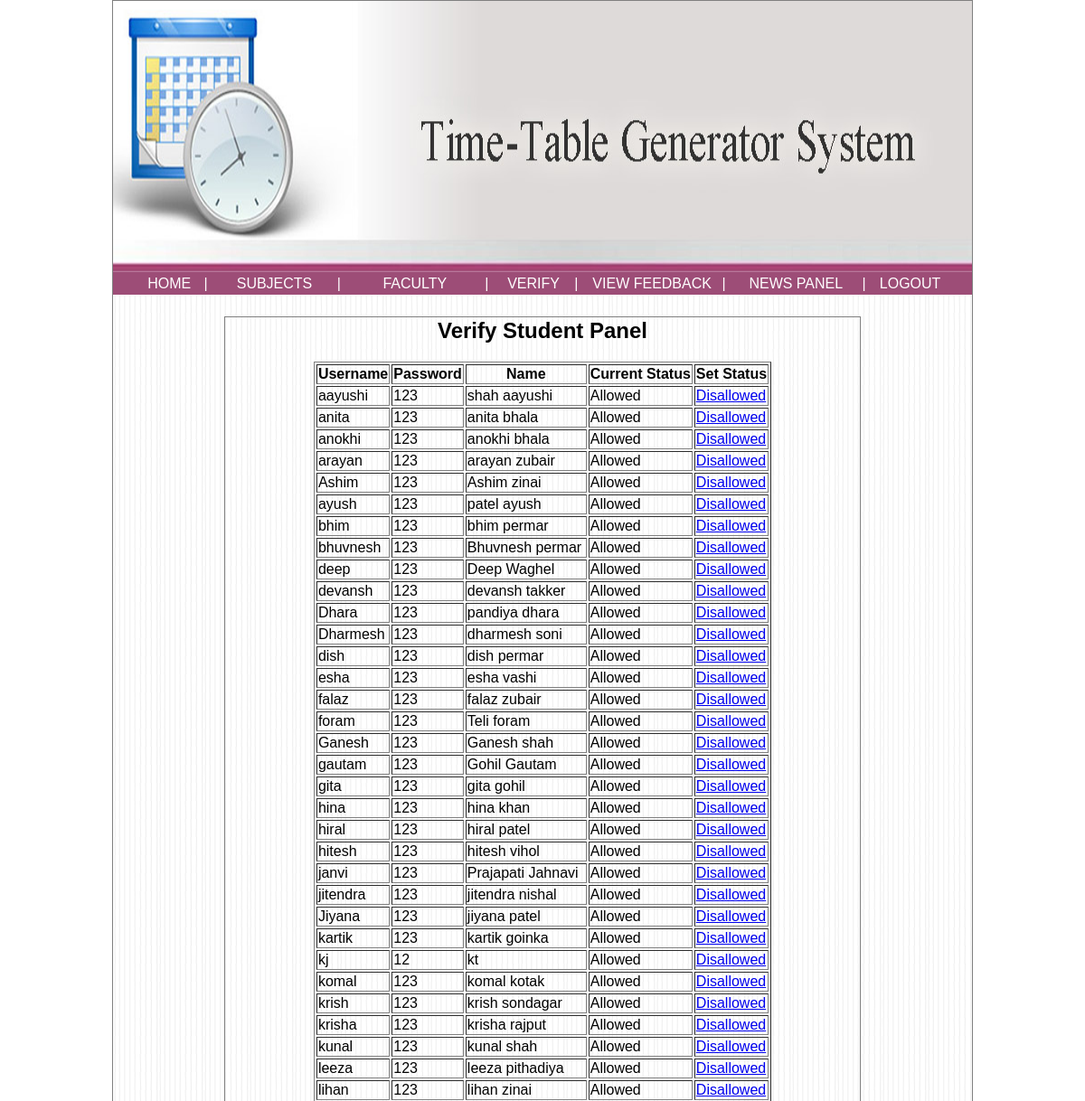
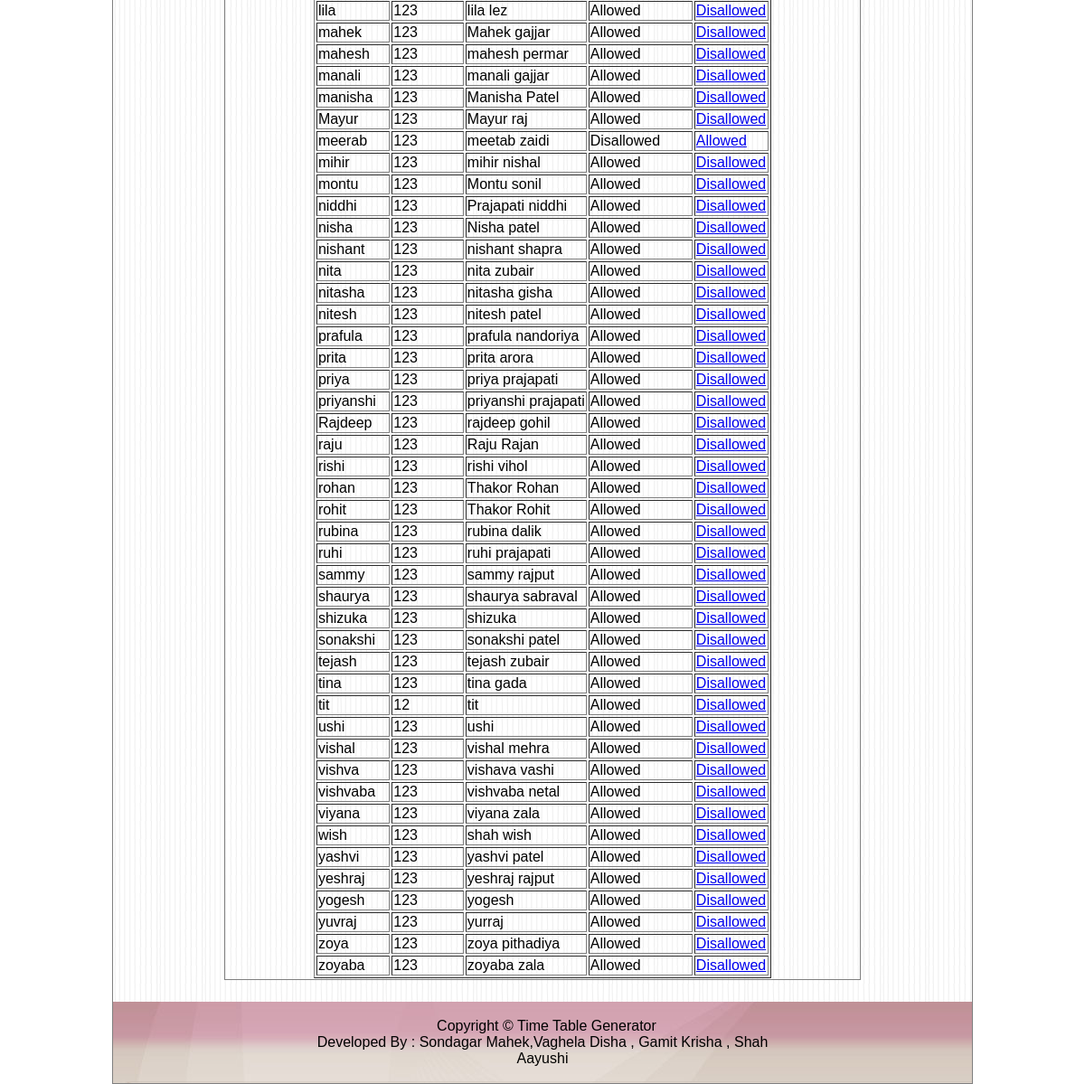
The app's page /admin/verifystudent.php (signed in), older data (2 pictures, top to bottom).
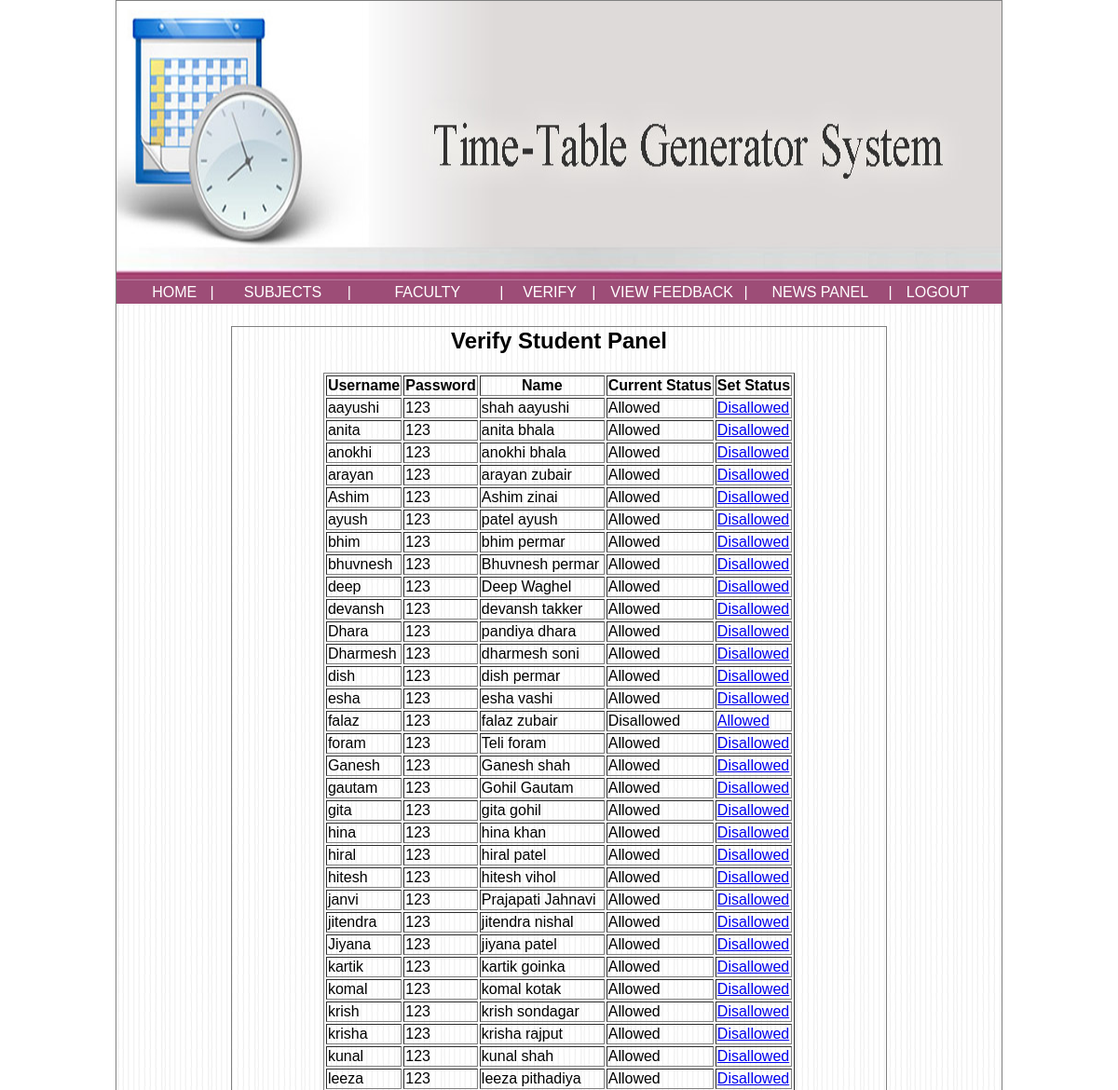
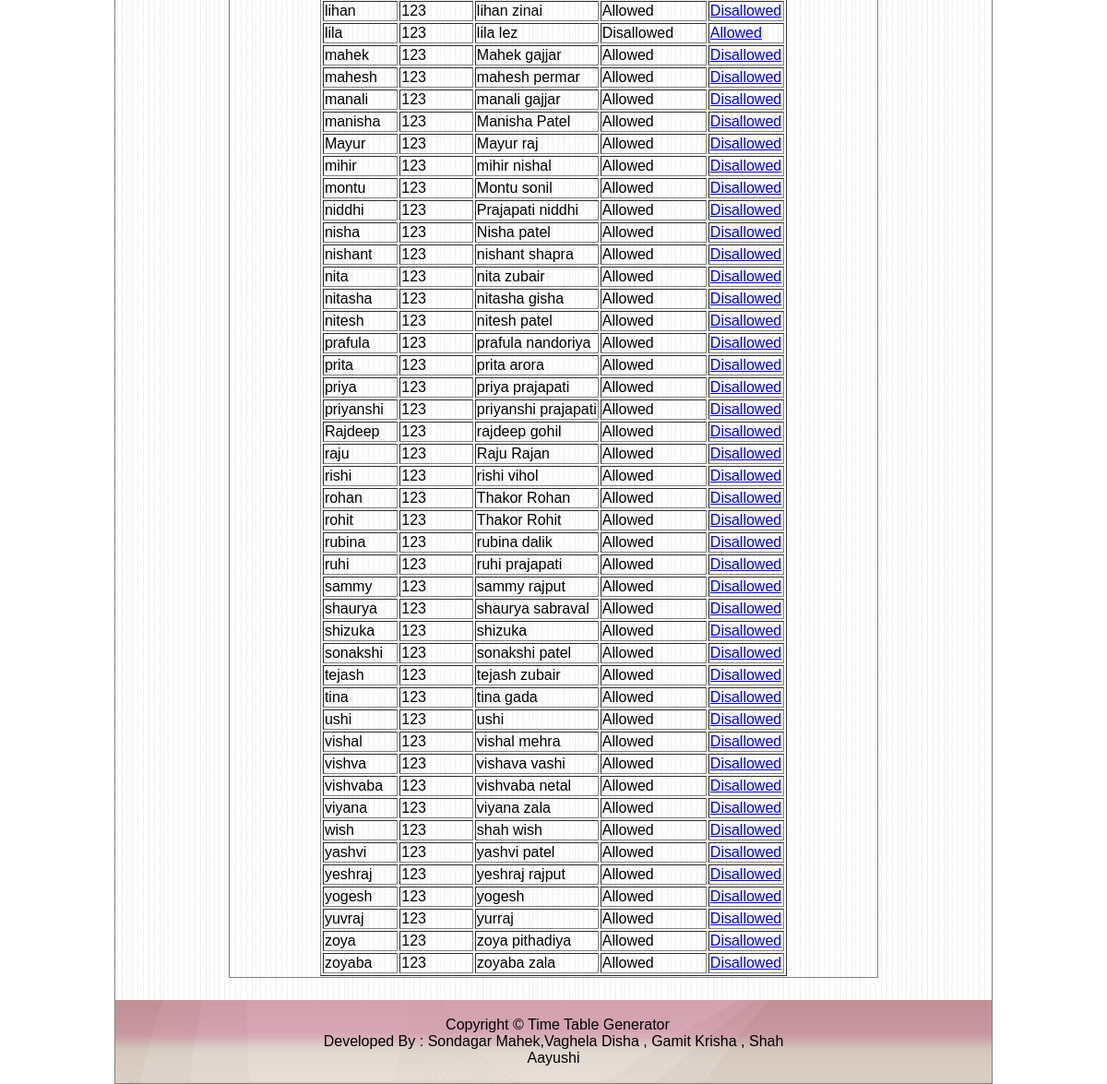
The same page, newer data (2 pictures, top to bottom).
### tables this page shows
CREATE TABLE `reg` (
  `uname` varchar(20) NOT NULL,
  `pass` varchar(12) DEFAULT NULL,
  `cpass` varchar(12) DEFAULT NULL,
  `name` varchar(30) DEFAULT NULL,
  `gender` varchar(6) DEFAULT NULL,
  `mobile` decimal(10,0) DEFAULT NULL,
  `address` varchar(100) DEFAULT NULL,
  `status` varchar(30) DEFAULT NULL,
  `sem` varchar(10) DEFAULT NULL,
  `course` varchar(20) DEFAULT NULL,
  `photo` varchar(200) DEFAULT NULL,
  `division` varchar(5) NOT NULL
);

### admin/verifystudent.php (the view, shortened to what this page needs)
        <div style="width:950px;background-image:url('../images/bg.png');">
<table style="width:950px;">
<tr>
	<td style="width:125px;">&nbsp;</td>
	<td style="width:700px;">&nbsp;</td>
	<td style="width:125px;">&nbsp;</td>
</tr>
<tr>
	<td style="width:125px;">&nbsp;</td>
	<td style="width:700px;border:1px solid gray;">
	<div style="width:700px;">
		<center><h2> Verify Student Panel </h2>
	<?php
	include("../config.php");
	$q = "select * from reg";
	$r = mysqli_query($con,$q);
	$c = mysqli_num_rows($r);
	if($c>0)
	{
		echo "<table border='1'>";
		echo "<tr>";
		echo "<th> Username </th><th> Password </th><th> Name </th><th> Current Status </th><th> Set Status </th>";
		echo "</tr>";
		while($row = mysqli_fetch_array($r))
		{
			echo "<tr>";
			echo "<td>".$row['uname']."</td>";
			echo "<td>".$row['pass']."</td>";
			echo "<td>".$row['name']."</td>";
			echo "<td>".$row['status']."</td>";
			if($row['status'] == "Allowed")
			{
				$str = "Disallowed";
			}
			else
			{
				$str = "Allowed";
			}
			echo "<td><a href='setstatus.php?id=".$row['uname']."&abc=".$str."'>".$str."</a></td>";
			echo "</tr>";
		}
		echo "</table>";
	}
	else
	{
		echo "No Data to Display";
	}
	?>
	</center>
	</div>
	</td>
	<td style="width:125px;">&nbsp;</td>
</tr>
<tr>
	<td style="width:125px;">&nbsp;</td>
	<td style="width:700px;">&nbsp;</td>
	<td style="width:125px;">&nbsp;</td>
</tr>
</table>
        </div>

### style.css (style rules this page uses)
body { font-family:arial; }
.link { display:block;color:White;background-color:#9D4D77;text-decoration:none;text-align: center; }

Row changes from the older to the newer data that the page shows:
removed reg: uname "kj", pass "12", name "kt", status "Allowed", status "Disallowed"
removed reg: uname "meerab", pass "123", name "meetab zaidi", status "Disallowed", status "Allowed"
removed reg: uname "tit", pass "12", name "tit", status "Allowed", status "Disallowed"
changed reg "falaz": status "Allowed" → "Disallowed"; status "Disallowed" → "Allowed"
changed reg "lila": status "Allowed" → "Disallowed"; status "Disallowed" → "Allowed"
